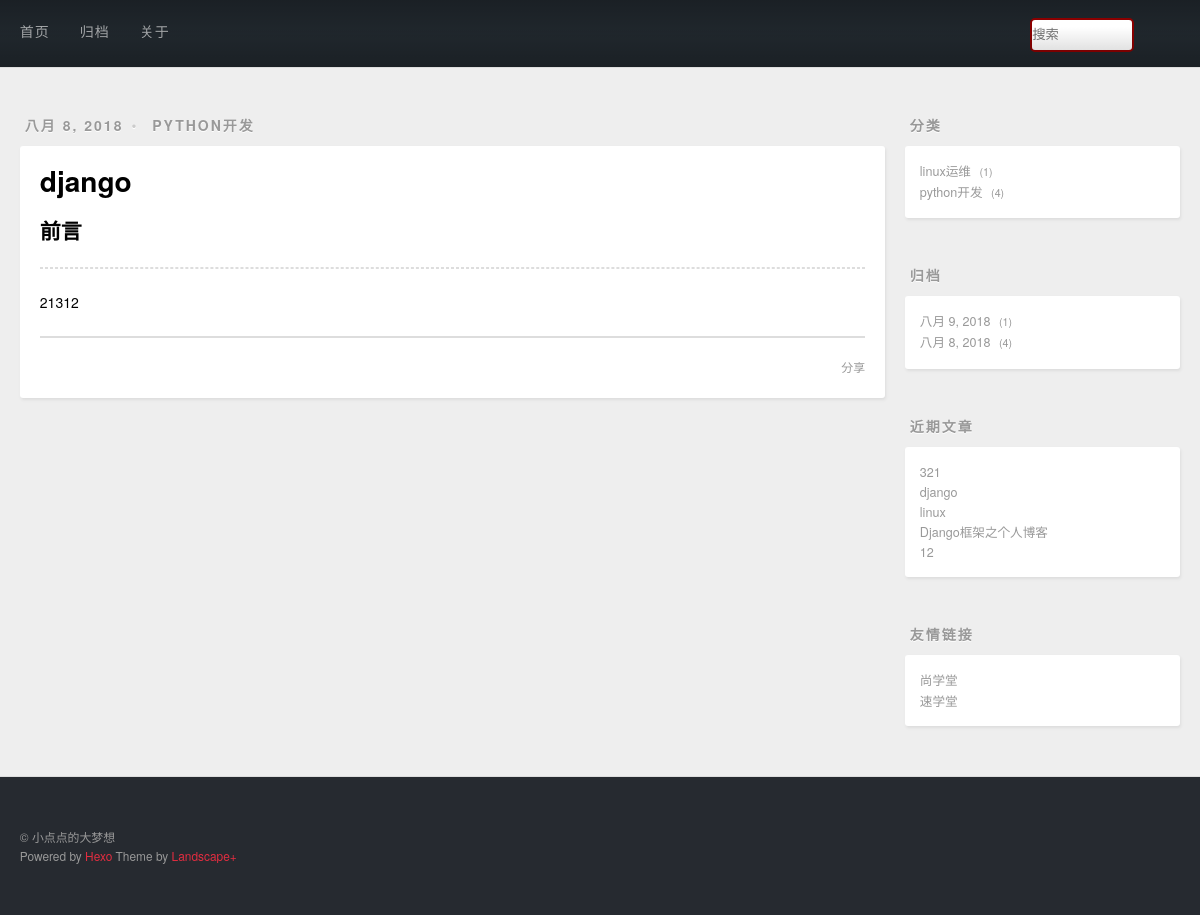
Page /post/details/1 on the committed database.
### post/models.py (models this page shows, shortened)
class Post(models.Model):
    title = models.CharField(max_length=20)
    desc = RichTextUploadingField()
    content = models.TextField()
    created = models.DateField(auto_now_add=True)
    modified = models.DateTimeField(auto_now=True)
    category = models.ForeignKey(Category)
    tags = models.ManyToManyField(Tag)

class Category(models.Model):
    name = models.CharField(max_length=20,unique=True)
    def __str__(self):
        return self.name

### post/views.py (the view)
# urls.py: url(r'^post/details/(\d+)$',views.post_details_view),
def post_details_view(request,post_id):
    try:
        post = Post.objects.get(id = post_id)
    except:
        pass
    return render(request,'details.html',{'post':post})

### post/contextprocessors.py (called while the page is built)
def slider_context_processors(request):
    context = {}
    context['category']=Post.objects.values('category','category__name').annotate(count = Count('*'))
    context['archive']=Post.objects.values('created').annotate(count = Count('*')).order_by('-created')
    context['recent']=Post.objects.order_by('-created').all()[:5]
    return context

### post/templatetags/custommark.py (called while the page is built)
@register.filter
def mark(value):
    return markdown.markdown(value)

### post/templates/details.html (shortened to what this page needs)
{% extends 'base.html' %}
{% load custommark %}
{% block main %}
    <article class="article article-type-post">
        <div class="article-meta">
          <a class="article-date">
            <time>{{ post.created|date }}</time>
          </a>
          <div class="article-category">
            <a class="article-category-link" href="#" target="_blank">{{ post.category }}</a>
          </div>
        </div>
        <div class="article-inner">
            <header class="article-header">
                <h1 itemprop="name">
                    <a class="article-title">{{ post.title }}</a>
                </h1>
            </header>
    <div class="article-entry" itemprop="articleBody">
        <h2>前言</h2>
        <hr>
    {{ post.content|mark|safe }}
    </div>
    <footer class="article-footer">
      <a data-url="存放文章的url" class="article-share-link">分享</a>
    </footer>
  </div>
    </article>
{% endblock main %}

### templates/slider.html
<aside id="sidebar">
  <div class="widget-wrap">
    <h3 class="widget-title">分类</h3>
    <div class="widget">
      <ul class="category-list">
          {% for cate in category %}
              <a class="category-list-link" href="/category/{{ cate.category }}">{{ cate.category__name }}</a>
              <span class="category-list-count">{{ cate.count }}</span>
      </ul>
        {% endfor %}
      </div>
  </div>
  <div class="widget-wrap">
    <h3 class="widget-title">归档</h3>
    <div class="widget">
      <ul class="archive-list">
          {% for arch in archive %}
              <a class="archive-list-link" href="/archive/{{ arch.created.year }}/{{ arch.created.month }}/{{ arch.created.day }}">{{ arch.created|date }}</a>
              <span class="archive-list-count">{{ arch.count }}</span>
      </ul>
        {% endfor %}
    </div>
  </div>
  <div class="widget-wrap">
    <h3 class="widget-title">近期文章</h3>
    <div class="widget">
        {% for rec in recent %}
      <ul>
          <li>
            <a href="/post/details/{{ rec.id }}">{{ rec.title }}</a>
          </li>
      </ul>
        {% endfor %}
    </div>
  </div>
  <div class="widget-wrap">
    <h3 class="widget-title">友情链接</h3>
    <div class="widget">
      <ul>
          <li>
            <a href="http://www.bjsxt.com/" target="_blank">尚学堂</a>
          </li>
          <li>
            <a href="http://www.sxt.cn/" target="_blank">速学堂</a>
          </li>
      </ul>
    </div>
  </div>
</aside>

### rows in the picture
Post: created "八月 8, 2018", category "PYTHON开发", title "django", content|mark "21312"
Post: title "321"
Post: title "linux"
Post: title "Django框架之个人博客"
Post: title "12"

### other values in the picture
{{ cate.category__name }} "linux运维" "python开发"
{{ cate.count }} "1" "4"
{{ arch.created|date }} "八月 9, 2018" "八月 8, 2018"
{{ arch.count }} "1" "4"
